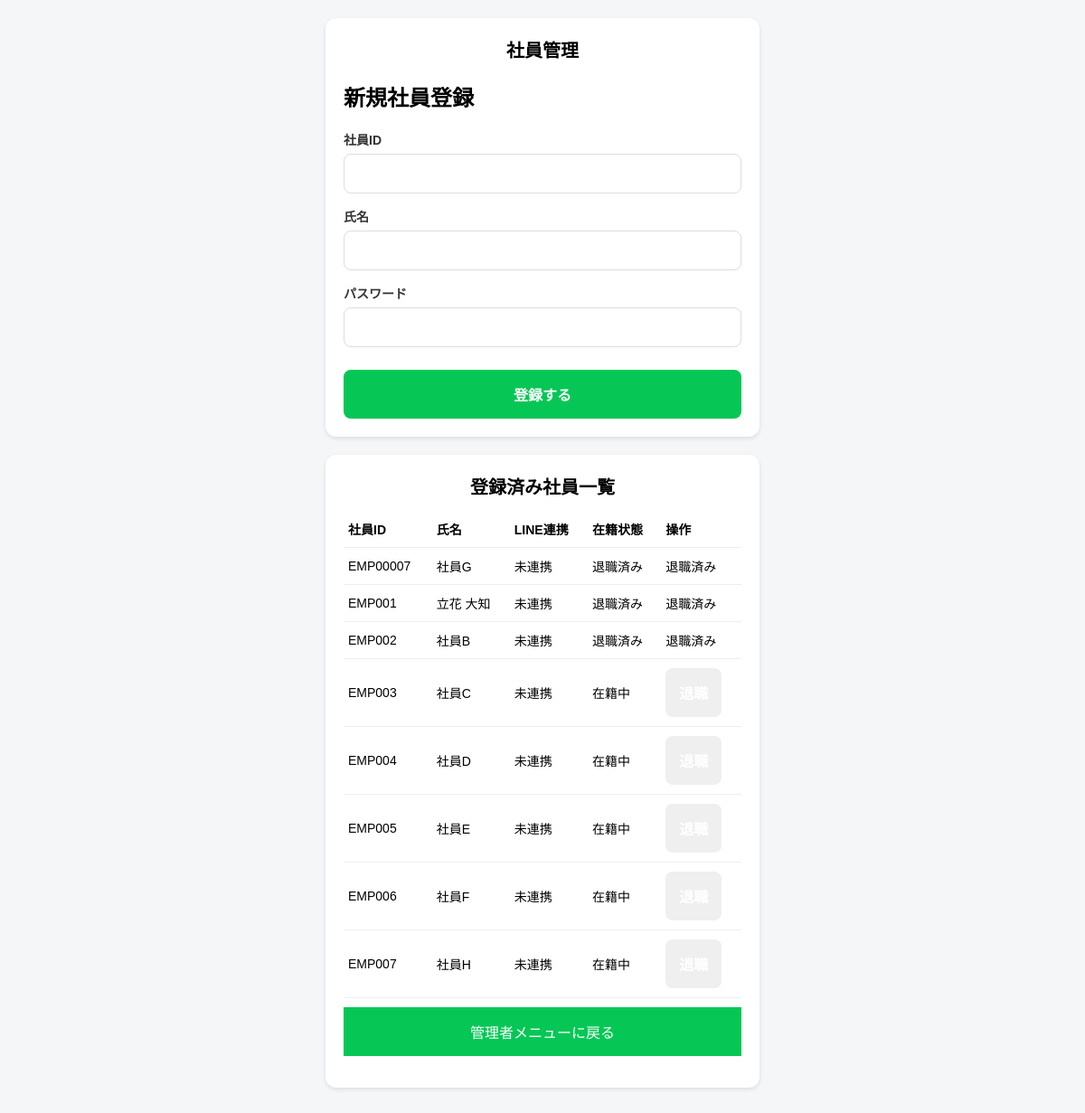
/admin/employee (signed in), run on the app's committed database.
### tables this page shows
CREATE TABLE employees (
            employee_id TEXT PRIMARY KEY,
            name TEXT NOT NULL,
            password TEXT NOT NULL,
            line_user_id TEXT UNIQUE
        , is_active INTEGER NOT NULL DEFAULT 1);

### flaskr/main.py (the view)
@app.route('/admin/employee')
def admin_employee():
    if 'admin_id' not in session:
        return redirect(url_for('admin_login'))
    conn = sqlite3.connect(DB_NAME)
    c = conn.cursor()
    c.execute(
        '''
        SELECT employee_id, name, line_user_id, is_active
        FROM employees
        ORDER BY employee_id
        '''
    )
    employees = c.fetchall()
    conn.close()
    message = request.args.get('message', '')
    return render_template(
        'admin_employee.html',
        employees=employees,
        message=message
    )

### flaskr/templates/admin_employee.html (shortened to what this page needs)
<!DOCTYPE html>
<html lang="ja">
<head>
    <link rel="stylesheet" href="{{ url_for('static', filename='style.css') }}">
</head>
<body>
    <div class="card">
        <h1>社員管理</h1>
        <h2>新規社員登録</h2>
        <form action="{{ url_for('admin_employee_register') }}" method="POST" class="admin-form">
            <div class="form-group">
                <label>社員ID</label>
                <input type="text" name="employee_id" required>
            </div>
            <div class="form-group">
                <label>氏名</label>
                <input type="text" name="name" required>
            </div>
            <div class="form-group">
                <label>パスワード</label>
                <input type="password" name="password" required>
            </div>
            <button type="submit" class="btn-register">
                登録する
            </button>
        </form>
    </div>
    <div class="card">
        <h1>登録済み社員一覧</h1>
        <div class="table-wrapper">
            <table>
                <thead>
                    <tr>
                        <th>社員ID</th>
                        <th>氏名</th>
                        <th>LINE連携</th>
                        <th>在籍状態</th>
                        <th>操作</th>
                    </tr>
                </thead>
                <tbody>
                    {% for employee in employees %}
                    <tr>
                        <td>{{ employee[0] }}</td>
                        <td>{{ employee[1] }}</td>
                        <td>
                            {% if employee[2] %}
                                連携済み
                            {% else %}
                                未連携
                            {% endif %}
                        </td>
                        <td>
                            {% if employee[3] == 1 %}
                                在籍中
                            {% else %}
                                退職済み
                            {% endif %}
                        </td>
                        <td>
                            {% if employee[3] == 1 %}
                            <form
                                action="{{ url_for('admin_employee_retire', employee_id=employee[0]) }}"
                                method="POST"
                                onsubmit="return confirm('この社員を退職扱いにしますか？');">
                                <button type="submit">
                                </button>
                            </form>
                            {% else %}
                                退職済み
                            {% endif %}
                        </td>
                    </tr>
                    {% else %}
                    <tr>
                        <td colspan="5" style="text-align:center; color:#888;">
                            登録済み社員はいません
                        </td>
                    </tr>
                    {% endfor %}
                </tbody>
            </table>
        </div>
        <div class="form-group">
            <a href="{{ url_for('admin_dashboard') }}"
               class="btn-register"
               style="display:block; box-sizing:border-box; text-align:center; text-decoration:none; color:white; padding:15px;">
                管理者メニューに戻る
            </a>
        </div>
    </div>
</body>
</html>

### flaskr/static/style.css (style rules this page uses)
body { font-family: sans-serif; max-width: 480px; margin: 0 auto; padding: 20px; background: #f5f6f8; }
.card { background: white; padding: 20px; border-radius: 12px; box-shadow: 0 2px 5px rgba(0, 0, 0, 0.1); margin-bottom: 20px; }
h1 { font-size: 20px; text-align: center; margin-top: 0; }
button { padding: 15px; font-size: 16px; font-weight: bold; border: none; border-radius: 8px; cursor: pointer; color: white; transition: opacity 0.2s; }
.btn-register { background-color: #06c755; width: 100%; margin-top: 10px; }
.form-group { margin-bottom: 15px; }
.form-group label { display: block; font-size: 14px; font-weight: bold; margin-bottom: 6px; color: #333; }
.form-group input { width: 100%; padding: 12px; font-size: 16px; border: 1px solid #ddd; border-radius: 8px; box-sizing: border-box; }
table { width: 100%; border-collapse: collapse; font-size: 14px; }
th, td { padding: 10px 5px; border-bottom: 1px solid #eee; text-align: left; }
.admin-form input { width: 100%; padding: 12px; font-size: 16px; border: 1px solid #ddd; border-radius: 8px; box-sizing: border-box; }
.table-wrapper { overflow-x: auto; }

### data on the page
employees: employee_id "EMP00007", name "社員G", is_active "退職済み"
employees: employee_id "EMP001", name "立花 大知", is_active "退職済み"
employees: employee_id "EMP002", name "社員B", is_active "退職済み"
employees: employee_id "EMP003", name "社員C", is_active "在籍中"
employees: employee_id "EMP004", name "社員D", is_active "在籍中"
employees: employee_id "EMP005", name "社員E", is_active "在籍中"
employees: employee_id "EMP006", name "社員F", is_active "在籍中"
employees: employee_id "EMP007", name "社員H", is_active "在籍中"
